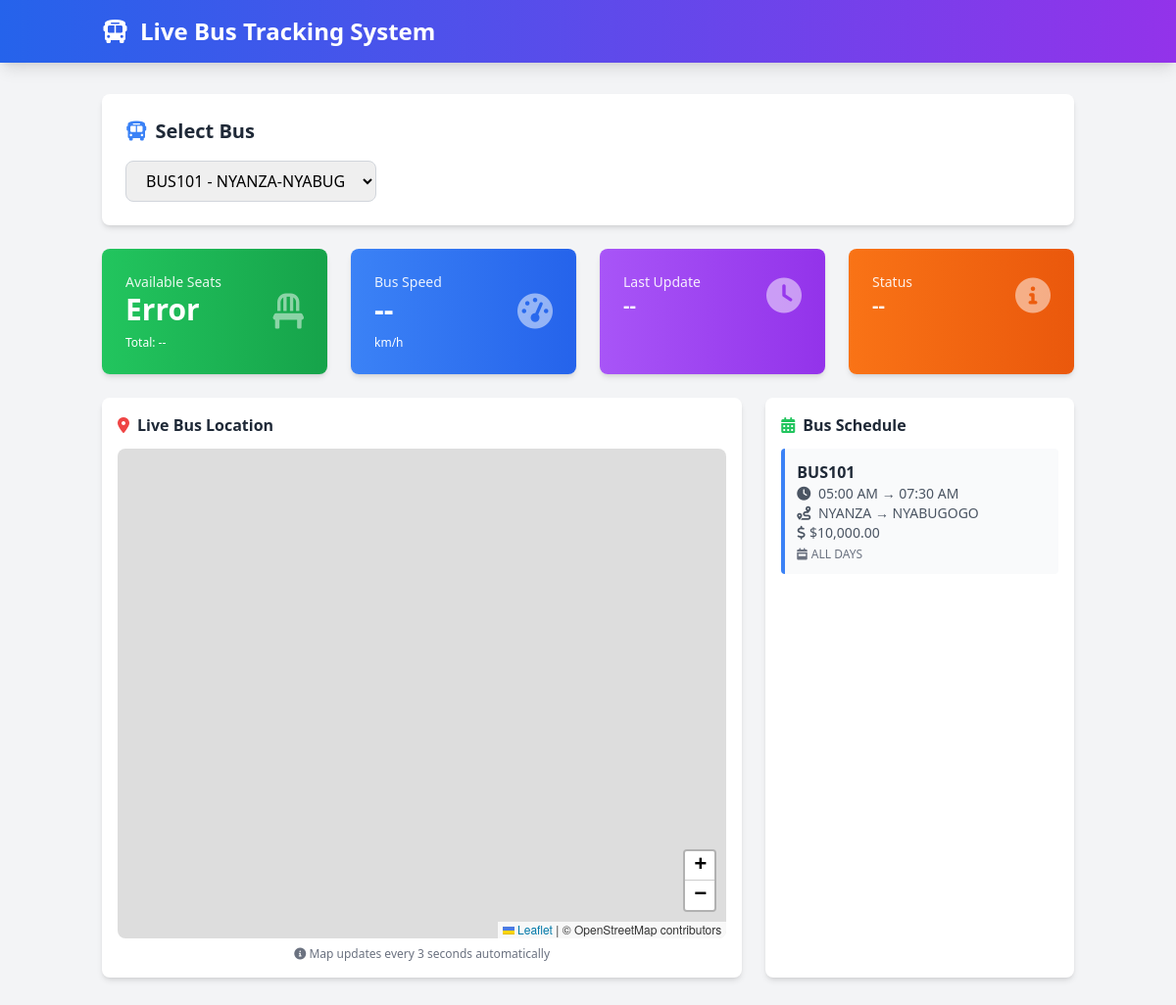
The app's page /passenger_dashboard.php with its own data.
### tables this page shows
CREATE TABLE `schedule` (
  `id` int(11) NOT NULL,
  `bus_number` varchar(20) DEFAULT NULL,
  `departure_time` time DEFAULT NULL,
  `arrival_time` time DEFAULT NULL,
  `source` varchar(100) DEFAULT NULL,
  `destination` varchar(100) DEFAULT NULL,
  `days_of_week` varchar(50) DEFAULT NULL,
  `fare` decimal(10,2) DEFAULT NULL
);

### passenger_dashboard.php (the view, shortened to what this page needs)
<?php
require_once 'config.php';
$buses = $conn->query("SELECT * FROM buses WHERE status='active'");
$schedules = $conn->query("SELECT s.*, b.route_name FROM schedule s JOIN buses b ON s.bus_number = b.bus_number ORDER BY s.departure_time");
?>
<!DOCTYPE html>
<html lang="en">
<head>
    <script src="https://cdn.tailwindcss.com"></script>
    <link rel="stylesheet" href="https://unpkg.com/leaflet@1.9.4/dist/leaflet.css" />
    <link href="https://cdnjs.cloudflare.com/ajax/libs/font-awesome/6.0.0/css/all.min.css" rel="stylesheet">
</head>
<body class="bg-gray-100">
    <nav class="bg-gradient-to-r from-blue-600 to-purple-600 shadow-lg">
        <div class="container mx-auto px-4 py-4">
            <div class="flex items-center space-x-3">
                <i class="fas fa-bus text-white text-2xl"></i>
                <h1 class="text-white text-2xl font-bold">Live Bus Tracking System</h1>
            </div>
        </div>
    </nav>
    <div class="container mx-auto px-4 py-8">
        <div class="bg-white rounded-lg shadow-md p-6 mb-6">
            <h2 class="text-xl font-bold mb-4 text-gray-800">
                <i class="fas fa-bus mr-2 text-blue-500"></i>Select Bus
            </h2>
            <select id="bus_selector" class="w-full md:w-64 px-4 py-2 border border-gray-300 rounded-lg focus:outline-none focus:border-blue-500">
                <?php while($bus = $buses->fetch_assoc()): ?>
                    <option value="<?php echo $bus['bus_number']; ?>" data-total="<?php echo $bus['total_seats']; ?>">
                        <?php echo $bus['bus_number']; ?> - <?php echo $bus['route_name']; ?>
                    </option>
                <?php endwhile; ?>
            </select>
        </div>
        <div class="grid grid-cols-1 md:grid-cols-4 gap-6 mb-6">
            <div class="info-card bg-gradient-to-r from-green-500 to-green-600 rounded-lg shadow-md p-6 text-white">
                <div class="flex items-center justify-between">
                    <div>
                        <p class="text-sm opacity-90">Available Seats</p>
                        <p class="text-3xl font-bold" id="available_seats">--</p>
                        <p class="text-xs mt-2">Total: <span id="total_seats">--</span></p>
                    </div>
                    <i class="fas fa-chair text-4xl opacity-50"></i>
                </div>
            </div>
            <div class="info-card bg-gradient-to-r from-blue-500 to-blue-600 rounded-lg shadow-md p-6 text-white">
                <div class="flex items-center justify-between">
                    <div>
                        <p class="text-sm opacity-90">Bus Speed</p>
                        <p class="text-3xl font-bold" id="bus_speed">--</p>
                        <p class="text-xs mt-2">km/h</p>
                    </div>
                    <i class="fas fa-tachometer-alt text-4xl opacity-50"></i>
                </div>
            </div>
            <div class="info-card bg-gradient-to-r from-purple-500 to-purple-600 rounded-lg shadow-md p-6 text-white">
                <div class="flex items-center justify-between">
                    <div>
                        <p class="text-sm opacity-90">Last Update</p>
                        <p class="text-xl font-bold" id="last_update">--</p>
                    </div>
                    <i class="fas fa-clock text-4xl opacity-50"></i>
                </div>
            </div>
            <div class="info-card bg-gradient-to-r from-orange-500 to-orange-600 rounded-lg shadow-md p-6 text-white">
                <div class="flex items-center justify-between">
                    <div>
                        <p class="text-sm opacity-90">Status</p>
                        <p class="text-xl font-bold" id="bus_status">--</p>
                    </div>
                    <i class="fas fa-info-circle text-4xl opacity-50"></i>
                </div>
            </div>
        </div>
        <div class="grid grid-cols-1 lg:grid-cols-3 gap-6">
            <div class="lg:col-span-2 bg-white rounded-lg shadow-md p-4">
                <h3 class="font-bold text-gray-800 mb-3">
                    <i class="fas fa-map-marker-alt text-red-500 mr-2"></i>Live Bus Location
                </h3>
                <div id="map"></div>
                <p class="text-xs text-gray-500 mt-2 text-center">
                    <i class="fas fa-info-circle"></i> Map updates every 3 seconds automatically
                </p>
            </div>
            <div class="bg-white rounded-lg shadow-md p-4">
                <h3 class="font-bold text-gray-800 mb-3">
                    <i class="fas fa-calendar-alt text-green-500 mr-2"></i>Bus Schedule
                </h3>
                <div class="space-y-3 max-h-96 overflow-y-auto">
                    <?php while($schedule = $schedules->fetch_assoc()): ?>
                        <div class="border-l-4 border-blue-500 bg-gray-50 p-3 rounded hover:shadow-md transition">
                            <div class="font-semibold text-gray-800"><?php echo $schedule['bus_number']; ?></div>
                            <div class="text-sm text-gray-600">
                                <i class="fas fa-clock mr-1"></i>
                                <?php echo date('h:i A', strtotime($schedule['departure_time'])); ?> →
                                <?php echo date('h:i A', strtotime($schedule['arrival_time'])); ?>
                            </div>
                            <div class="text-sm text-gray-600">
                                <i class="fas fa-route mr-1"></i>
                                <?php echo $schedule['source']; ?> → <?php echo $schedule['destination']; ?>
                            </div>
                            <div class="text-sm text-gray-600">
                                <i class="fas fa-dollar-sign mr-1"></i>$<?php echo number_format($schedule['fare'], 2); ?>
                            </div>
                            <div class="text-xs text-gray-500 mt-1">
                                <i class="fas fa-calendar-week mr-1"></i><?php echo $schedule['days_of_week']; ?>
                            </div>
                        </div>
                    <?php endwhile; ?>
                </div>
            </div>
        </div>
    </div>
</body>
</html>

### passenger_dashboard.php (style rules this page uses)
#map { height: 500px; width: 100%; border-radius: 8px; }
.info-card { transition: transform 0.3s; }

### records on screen
schedule: bus_number "BUS101", departure_time "05:00 AM", arrival_time "07:30 AM", source "NYANZA", destination "NYABUGOGO", fare "10,000.00", days_of_week "ALL DAYS"

### other values on screen
form field value "BUS101 - NYANZA-NYABUGOGO"
